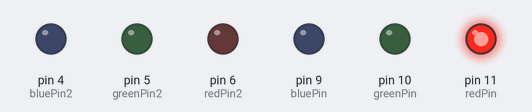
Bench run of a sketch on a simulated Arduino Uno, built with avr-gcc and run on an emulated ATmega328P. Shown: output pins drawn as LEDs (lit = HIGH).

Above: at 0.05 s.
At 1.5 s:
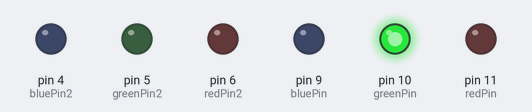
At 2.95 s:
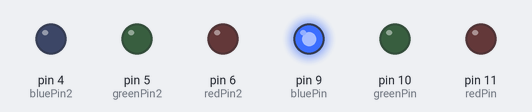
At 3.7 s:
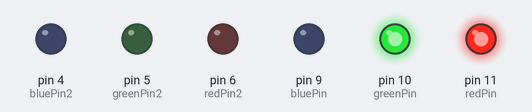
At 4.45 s:
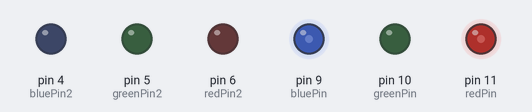
At 5.95 s:
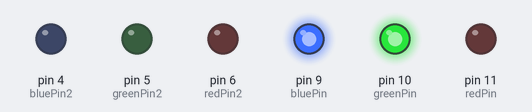
Timing chart, 0 to 7.8 s (numbered marks = the images above):
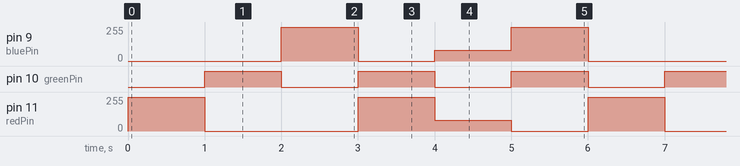

The sketch:

sketch_nov03a.ino
```cpp
/*
Adafruit Arduino - Lesson 3. RGB LED
*/

int redPin = 11;
int greenPin = 10;
int bluePin = 9;
int redPin2 = 6;
int greenPin2 = 5;
int bluePin2 = 4;

//uncomment this line if using a Common Anode LED
//#define COMMON_ANODE

void setup()
{
  pinMode(redPin, OUTPUT);
  pinMode(greenPin, OUTPUT);
  pinMode(bluePin, OUTPUT);
  pinMode(redPin2, OUTPUT);
  pinMode(greenPin2, OUTPUT);
  pinMode(bluePin2, OUTPUT);
}

void loop()
{
  setColor1(255, 0, 0);  // red
  delay(1000);
  setColor1(0, 255, 0);  // green
  delay(1000);
  setColor1(0, 0, 255);  // blue
  delay(1000);
  setColor1(255, 255, 0);  // yellow
  delay(1000);
  setColor1(80, 0, 80);  // purple
  delay(1000);
  setColor1(0, 255, 255);  // aqua
  delay(1000);
}

void setColor1(int red, int green, int blue)
{
  #ifdef COMMON_ANODE
    red = 255 - red;
    green = 255 - green;
    blue = 255 - blue;
  #endif
  analogWrite(redPin, red);
  analogWrite(greenPin, green);
  analogWrite(bluePin, blue);
}
void setColor2(int red, int green, int blue)
{
  #ifdef COMMON_ANODE
    red = 255 - red;
    green = 255 - green;
    blue = 255 - blue;
  #endif
  analogWrite(redPin2, red);
  analogWrite(greenPin2, green);
  analogWrite(bluePin2, blue);
}
```

Measured:
- by itself, pin 9 (bluePin): repeats every 6.0 s: 0/255 1.0 s, 80/255 1.0 s, 255/255 1.0 s, 0/255 2.0 s, 255/255 1.0 s
- by itself, pin 10 (greenPin): alternates HIGH for 1.0 s and LOW for 1.0 s
- by itself, pin 11 (redPin): repeats every 6.0 s: 0/255 2.0 s, 255/255 1.0 s, 80/255 1.0 s, 0/255 1.0 s, 255/255 1.0 s
